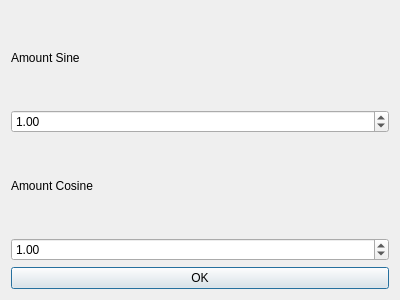
<?xml version="1.0" encoding="UTF-8"?>
<ui version="4.0">
 <class>AddSineCosineDialogClass</class>
 <widget class="QDialog" name="AddSineCosineDialogClass">
  <property name="geometry">
   <rect>
    <x>0</x>
    <y>0</y>
    <width>400</width>
    <height>300</height>
   </rect>
  </property>
  <property name="windowTitle">
   <string>AddSineCosineDialog</string>
  </property>
  <layout class="QGridLayout" name="gridLayout_2">
   <item row="1" column="0">
    <widget class="QDoubleSpinBox" name="sineSpinBox">
     <property name="value">
      <double>1.000000000000000</double>
     </property>
    </widget>
   </item>
   <item row="3" column="0">
    <widget class="QDoubleSpinBox" name="cosineSpinBox">
     <property name="value">
      <double>1.000000000000000</double>
     </property>
    </widget>
   </item>
   <item row="0" column="0">
    <widget class="QLabel" name="label">
     <property name="text">
      <string>Amount Sine</string>
     </property>
    </widget>
   </item>
   <item row="2" column="0">
    <widget class="QLabel" name="label_2">
     <property name="text">
      <string>Amount Cosine</string>
     </property>
    </widget>
   </item>
   <item row="4" column="0">
    <widget class="QPushButton" name="okButton">
     <property name="text">
      <string>OK</string>
     </property>
    </widget>
   </item>
  </layout>
 </widget>
 <layoutdefault spacing="6" margin="11"/>
 <resources/>
 <connections/>
</ui>
